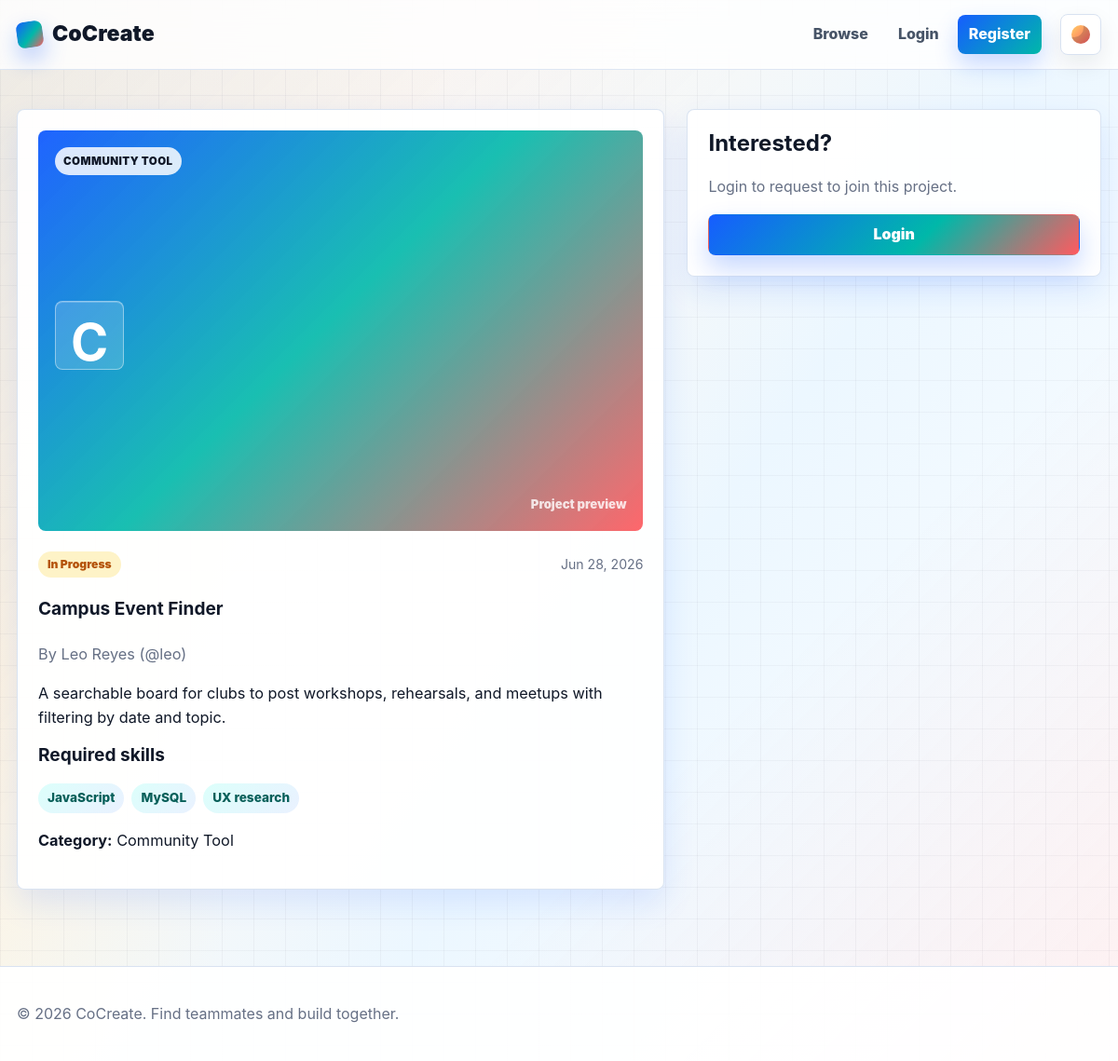
Page /pages/project.php?id=2 on the earlier database version.
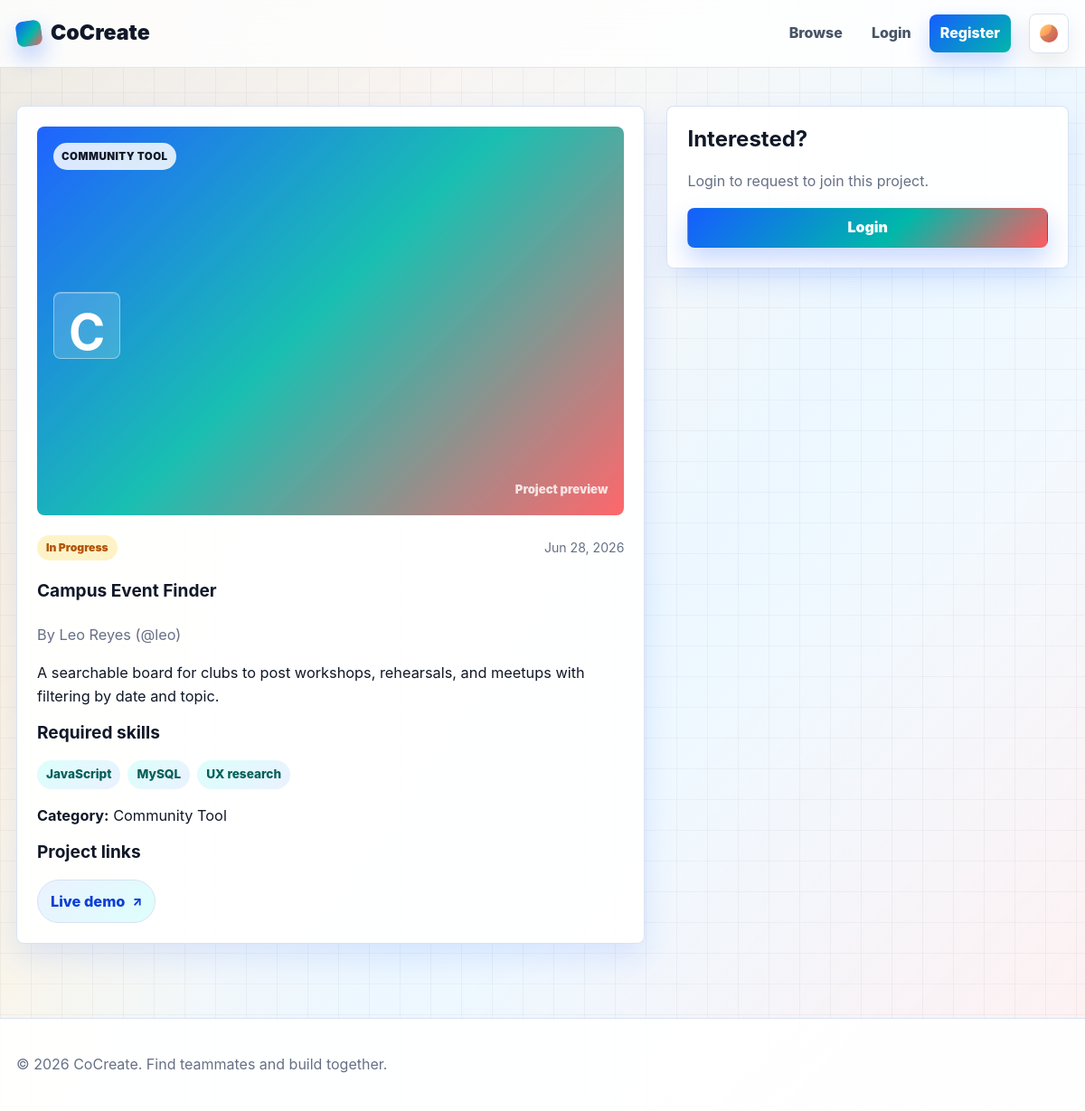
Same page on the later database version.
### tables this page shows
CREATE TABLE projects (
  project_id INT UNSIGNED AUTO_INCREMENT PRIMARY KEY,
  user_id INT UNSIGNED NOT NULL,
  project_title VARCHAR(180) NOT NULL,
  description TEXT NOT NULL,
  required_skills TEXT NOT NULL,
  category VARCHAR(120) NOT NULL,
  project_status ENUM('open', 'in_progress', 'completed') NOT NULL DEFAULT 'open',
  project_image VARCHAR(255) DEFAULT NULL,
  created_at TIMESTAMP NOT NULL DEFAULT CURRENT_TIMESTAMP,
  CONSTRAINT fk_projects_user
    FOREIGN KEY (user_id) REFERENCES users(user_id)
    ON DELETE CASCADE ON UPDATE CASCADE
);

CREATE TABLE users (
  user_id INT UNSIGNED AUTO_INCREMENT PRIMARY KEY,
  firstname VARCHAR(80) NOT NULL,
  lastname VARCHAR(80) NOT NULL,
  username VARCHAR(80) NOT NULL UNIQUE,
  email VARCHAR(160) NOT NULL UNIQUE,
  password_hash VARCHAR(255) NOT NULL,
  profile_picture VARCHAR(255) DEFAULT NULL,
  skills TEXT DEFAULT NULL,
  interests TEXT DEFAULT NULL,
  bio TEXT DEFAULT NULL,
  role ENUM('user', 'admin') NOT NULL DEFAULT 'user',
  status ENUM('active', 'disabled') NOT NULL DEFAULT 'active',
  created_at TIMESTAMP NOT NULL DEFAULT CURRENT_TIMESTAMP
);

CREATE TABLE project_links (
  link_id INT UNSIGNED AUTO_INCREMENT PRIMARY KEY,
  project_id INT UNSIGNED NOT NULL,
  link_label VARCHAR(80) NOT NULL,
  link_url VARCHAR(2048) NOT NULL,
  sort_order SMALLINT UNSIGNED NOT NULL DEFAULT 0,
  created_at TIMESTAMP NOT NULL DEFAULT CURRENT_TIMESTAMP,
  CONSTRAINT fk_project_links_project
    FOREIGN KEY (project_id) REFERENCES projects(project_id)
    ON DELETE CASCADE ON UPDATE CASCADE
);

### includes/session.php (called while the page is built, shortened)
<?php
function is_logged_in(): bool
{
    return isset($_SESSION["user_id"]);
}
function e($value): string
{
    return htmlspecialchars((string) ($value ?? ""), ENT_QUOTES, "UTF-8");
}
function status_label(string $status): string
{
    return ucwords(str_replace("_", " ", $status));
}
function split_skill_list(?string $skills): array
{
    return array_filter(array_map("trim", explode(",", (string) $skills)));
}
function cocreate_fetch_project_links(PDO $pdo, int $projectId): array
{
    try {
        $stmt = $pdo->prepare(
            "SELECT link_label, link_url FROM project_links WHERE project_id = ? ORDER BY sort_order ASC, link_id ASC",
        );
        $stmt->execute([$projectId]);
        return $stmt->fetchAll() ?: [];
    } catch (PDOException $e) {
        return [];
    }
}

### pages/project.php (the view, shortened to what this page needs)
<?php
require_once __DIR__ . "/../includes/session.php";
require_once __DIR__ . "/../includes/db.php";
$id = (int) ($_GET["id"] ?? 0);
$stmt = $pdo->prepare(
    "SELECT p.*, u.username, u.firstname, u.lastname, u.skills AS owner_skills FROM projects p JOIN users u ON u.user_id = p.user_id WHERE p.project_id = ?",
);
$stmt->execute([$id]);
$project = $stmt->fetch();
    ?>
<?php
$projectLinks = cocreate_fetch_project_links($pdo, $id);
require_once __DIR__ . "/../includes/header.php";
?>
<article class="detail-layout">
  <section class="card detail-card">
    <?php render_project_media($project, "detail-image"); ?>
    <div class="card-meta">
      <span class="status status-<?= e($project["project_status"]) ?>"><?= e(
    status_label($project["project_status"]),
) ?></span>
      <span><?= e(date("M j, Y", strtotime($project["created_at"]))) ?></span>
    </div>
    <h1><?= e($project["project_title"]) ?></h1>
    <p class="muted">By <?= e(
        $project["firstname"] . " " . $project["lastname"],
    ) ?> (@<?= e($project["username"]) ?>)</p>
    <p><?= nl2br(e($project["description"])) ?></p>
    <h3>Required skills</h3>
    <?php render_skill_tags($project["required_skills"]); ?>
    <p><strong>Category:</strong> <?= e($project["category"]) ?></p>
    <?php if ($projectLinks): ?>
      <h3>Project links</h3>
      <div class="project-link-stack">
        <?php foreach ($projectLinks as $link): ?>
          <a class="project-link-chip" href="<?= e(
              $link["link_url"],
          ) ?>" target="_blank" rel="noopener noreferrer"><?= e(
    $link["link_label"],
) ?></a>
        <?php endforeach; ?>
      </div>
    <?php endif; ?>
  </section>
  <aside class="card action-card">
    <?php if (!is_logged_in()): ?>
      <h2>Interested?</h2>
      <p class="muted">Login to request to join this project.</p>
      <a class="btn btn-primary full" href="login.php">Login</a>
    <?php endif; ?>
  </aside>
</article>
<?php require_once __DIR__ . "/../includes/footer.php";
?>

### includes/components.php (shortened to what this page needs)
<?php
function project_initial(array $project): string
{
    $title = trim((string) ($project["project_title"] ?? "P"));
    return strtoupper(
        function_exists("mb_substr")
            ? mb_substr($title, 0, 1, "UTF-8")
            : substr($title, 0, 1),
    );
}
function render_skill_tags(?string $skills): void
{
    echo '<div class="tag-row">';
    foreach (split_skill_list($skills) as $skill) {
        echo '<span class="tag">' . e($skill) . "</span>";
    }
    echo "</div>";
}
function render_project_media(
    array $project,
    string $class = "project-image",
): void {
    $category = (string) ($project["category"] ?? "Project");
    echo '<span class="' .
        e($class . " project-image-placeholder") .
        '" data-category="' .
        e($category) .
        '"><strong>' .
        e(project_initial($project)) .
        "</strong></span>";
}

Differences in the rows shown:
added project_links: link_label "Live demo"
Other differences:
text now shown: "Project links"
